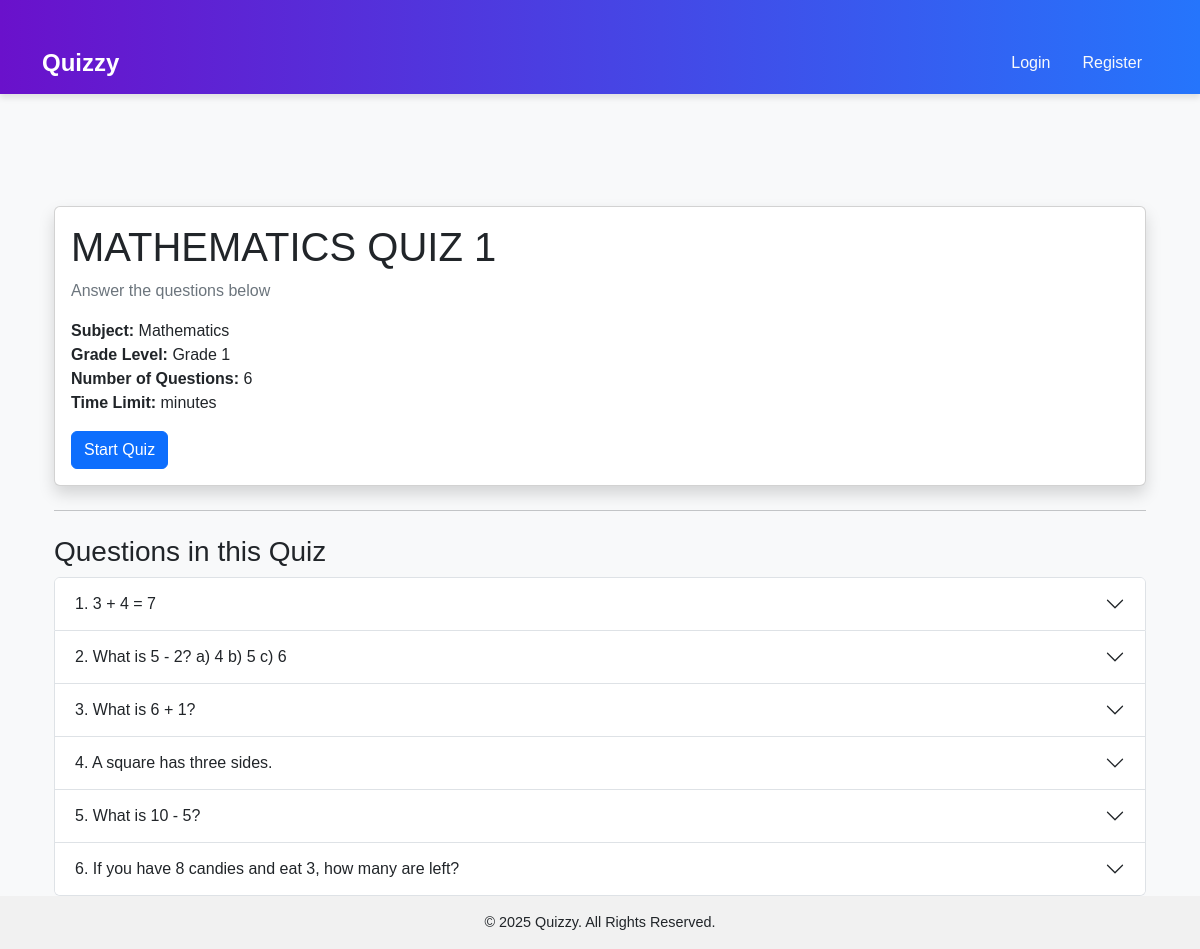
/quiz/3/, run on an earlier commit of the app's database.
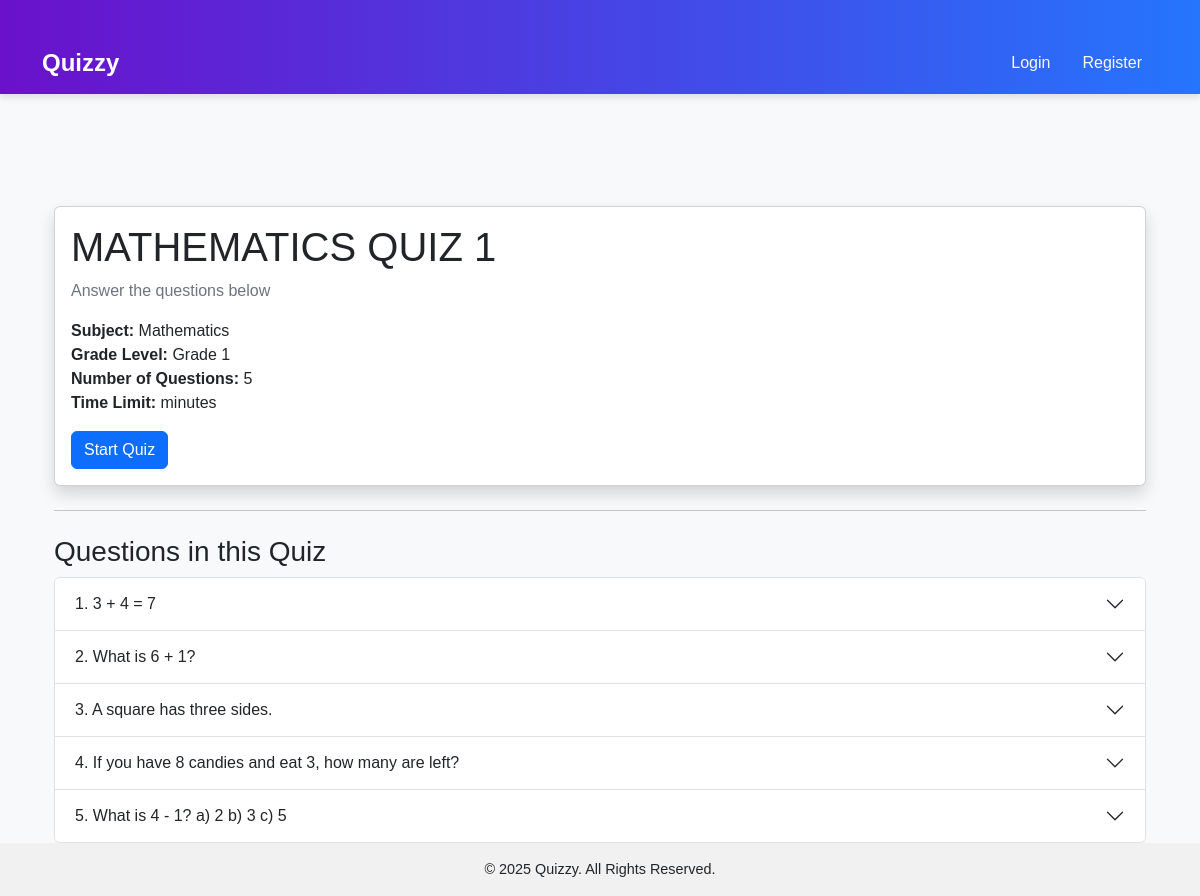
And on a later commit of the database.
### quizzes/models.py (models this page shows, shortened)
class Quiz(models.Model):
    QUESTION_TYPES = [
        ('MC', 'Multiple Choice'),
        ('TF', 'True/False'),
        ('SA', 'Short Answer')
    ]
    title = models.CharField(max_length=200)
    description = models.TextField(blank=True)
    created_by = models.ForeignKey(settings.AUTH_USER_MODEL, on_delete=models.CASCADE)
    subject = models.CharField(max_length=100)
    grade_level = models.IntegerField()
    subject = models.CharField(max_length=100)

class Question(models.Model):
    quiz = models.ForeignKey(Quiz, related_name='questions', on_delete=models.CASCADE)
    text = models.TextField()
    question_type = models.CharField(max_length=2, choices=Quiz.QUESTION_TYPES)
    image = models.ImageField(upload_to='question_images/', null=True, blank=True)

### quizzes/views.py (the view)
# urls.py: path('quiz/<int:quiz_id>/', views.quiz_detail, name='quiz_detail'),
def quiz_detail(request, quiz_id):
    quiz = get_object_or_404(Quiz, id=quiz_id)
    avg_score = QuizAttempt.objects.filter(quiz=quiz).aggregate(Avg('score'))
    return render(request, 'quiz_detail.html', {
        'quiz': quiz,
        'avg_score': avg_score['score__avg']
    })

### templates/quiz_detail.html (shortened to what this page needs)
{% extends 'base.html' %}
{% block content %}
<div class="container mt-5">
    <div class="card shadow">
        <div class="card-body">
            <h1 class="card-title">{{ quiz.title }}</h1>
            <p class="card-text text-muted">{{ quiz.description }}</p>
            <p>
                <strong>Subject:</strong> {{ quiz.subject|title }} <br>
                <strong>Grade Level:</strong> Grade {{ quiz.grade_level }} <br>
                <strong>Number of Questions:</strong> {{ quiz.questions.count }} <br>
                <strong>Time Limit:</strong> {{ quiz.time_limit }} minutes
            </p>
            <a href="{% url 'quiz_attempt' quiz.id %}" class="btn btn-primary">
                Start Quiz
            </a>
        </div>
    </div>
    <hr class="my-4">
    <h3>Questions in this Quiz</h3>
    <div class="accordion" id="questionsAccordion">
        {% for question in quiz.questions.all %}
        <div class="accordion-item">
            <h2 class="accordion-header" id="heading{{ question.id }}">
                <button class="accordion-button collapsed" type="button" data-bs-toggle="collapse" data-bs-target="#collapse{{ question.id }}" aria-expanded="false" aria-controls="collapse{{ question.id }}">
                    {{ forloop.counter }}. {{ question.text }}
                </button>
            </h2>
        </div>
        {% empty %}
        <p class="text-muted">No questions available for this quiz.</p>
        {% endfor %}
    </div>
</div>
{% endblock %}

What changed in the data, as far as the page shows it:
removed Question: text "What is 5 - 2? a) 4 b) 5 c) 6"
removed Question: text "What is 10 - 5?"
computed for Quiz "MATHEMATICS QUIZ 1": questions.count "6" → "5"
added Question: text "What is 4 - 1? a) 2 b) 3 c) 5"
